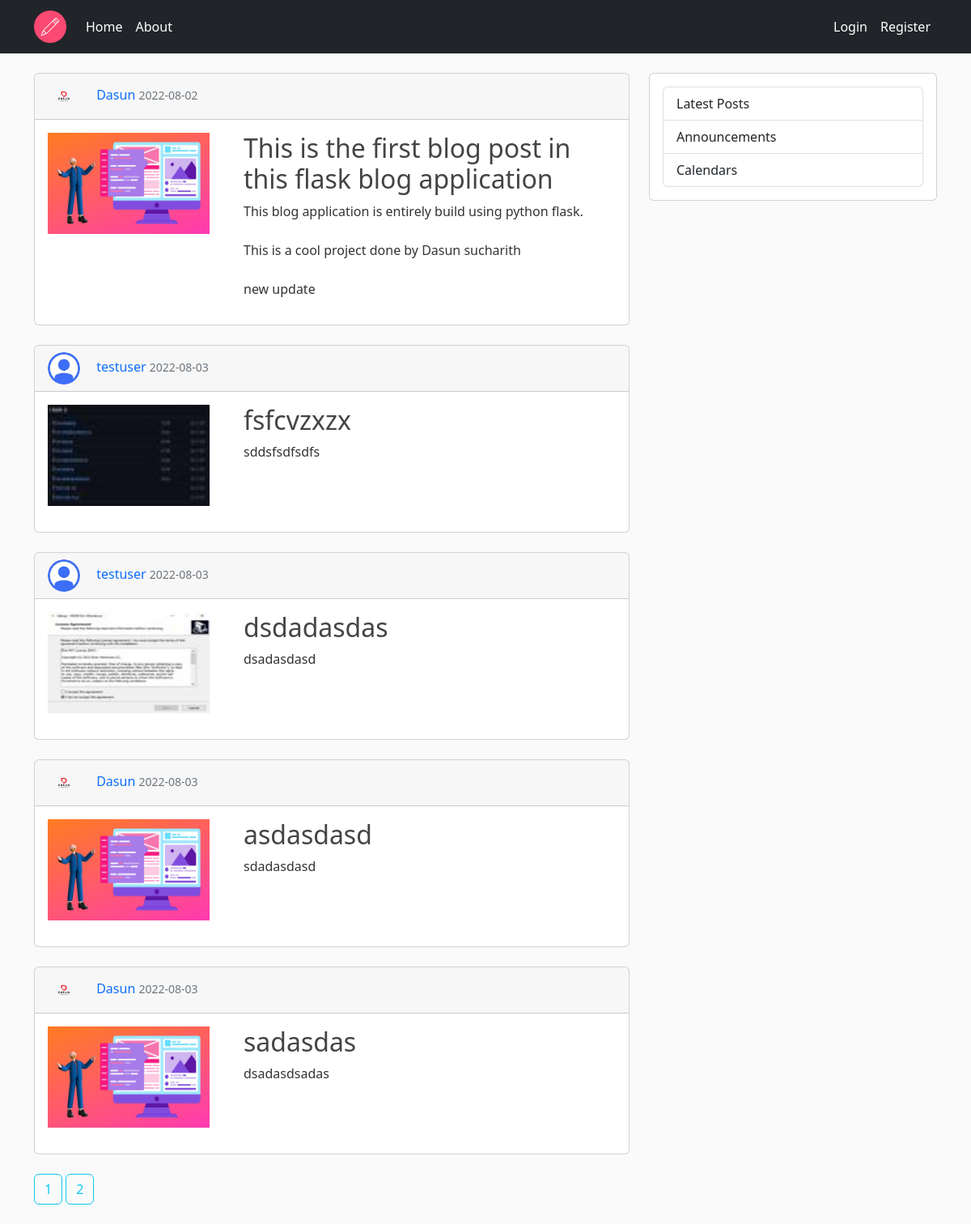
Page /home on the earlier database version.
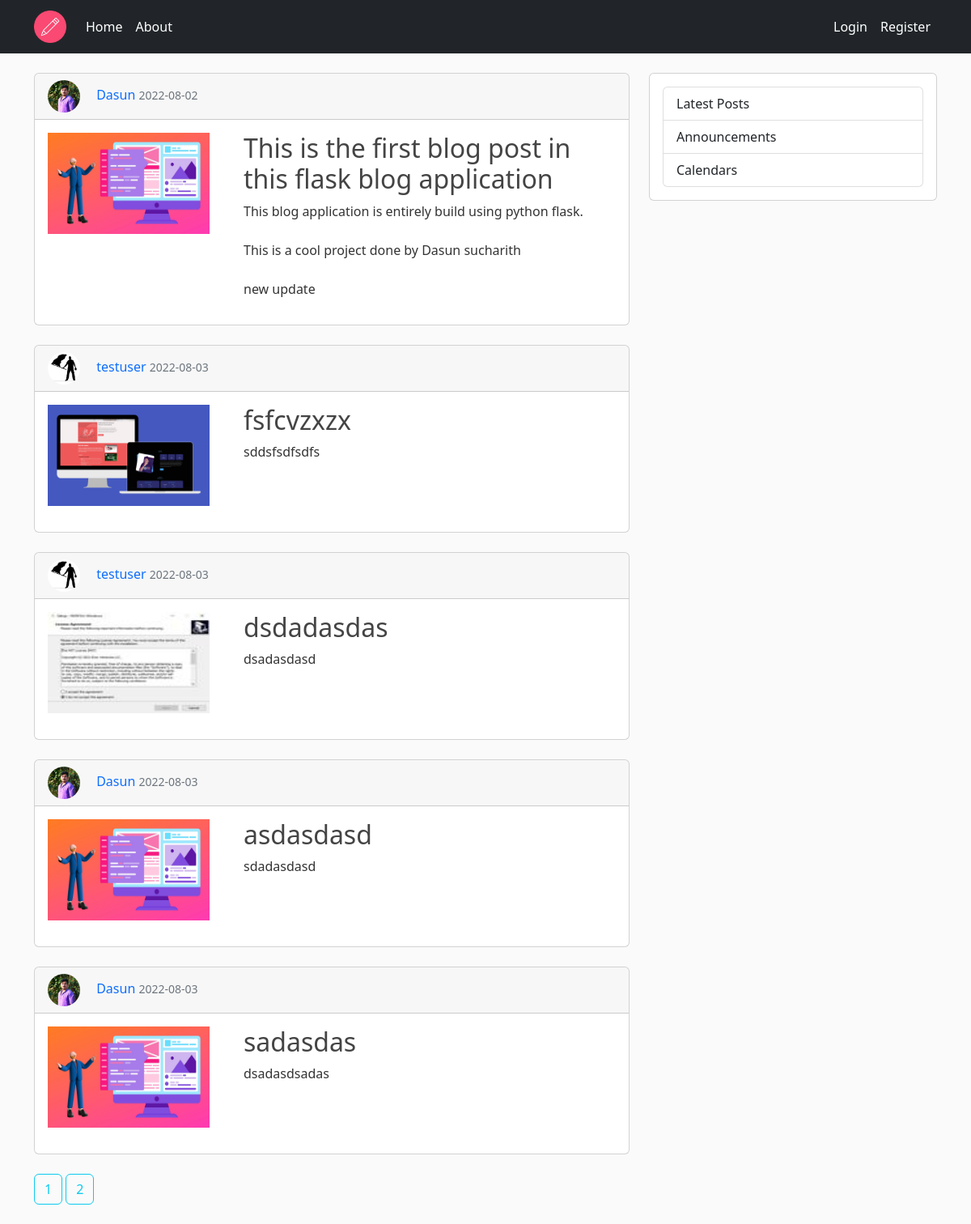
Same page on the later database version.
### flaskblog/models.py (models this page shows, shortened)
class Post(db.Model):
    id = db.Column(db.Integer, primary_key=True)
    title = db.Column(db.String(100), nullable=False)
    date_posted = db.Column(db.DateTime, nullable=False, default=datetime.utcnow)
    content = db.Column(db.Text, nullable=False)
    thumbnail = db.Column(db.String(20), nullable=False, default='default_thumb.jpg')
    user_id = db.Column(db.Integer, db.ForeignKey('user.id'), nullable=False)

class User(db.Model, UserMixin):
    id = db.Column(db.Integer, primary_key=True)
    username = db.Column(db.String(20),unique=True, nullable=False)
    email = db.Column(db.String(120), unique=True, nullable=False)
    image_file = db.Column(db.String(20), nullable=False, default='default.jpg')
    password = db.Column(db.String(60), nullable=False)
    posts = db.relationship('Post', backref='author', lazy=True)

### flaskblog/routes.py (the view)
@app.route("/")
@app.route("/home")
def home():
    page = request.args.get('page', 1, type=int)
    posts = Post.query.paginate(page=page, per_page=5)
    return render_template('home.html', posts=posts)

### flaskblog/templates/home.html
{% extends "layout.html" %}
{% block content %}
    {% for post in posts.items %}
        <div class="card">
            <div class="card-header">
                <img src="{{ url_for('static', filename='images/' + post.author.image_file) }}" alt="" class="rounded-circle article-img-avatar">
                <a class="mr-2" href="#">{{ post.author.username }}</a>
                <small class="text-muted">{{ post.date_posted.strftime("%Y-%m-%d") }}</small>
            </div>
            <div class=" card-body row">
                <div class="col-md-4">
                    <img class="thumb-img" src="{{ url_for('static', filename='thumbs/' + post.thumbnail) }}" alt="thumbnail">
                </div>
                <div class="col-md-8">
                    <h2><a class="article-title" href="{{url_for('post', post_id=post.id)}}">{{ post.title }}</a></h2>
                    <p class="article-content">{{ post.content }}</p>
                </div>
            </div>
        </div>
        <br />
    {% endfor %}
    {% for page_num in posts.iter_pages() %}
        {% if page_num %}
            <a class="btn btn-outline-info mb-4" href="{{ url_for('home', page=page_num) }}">{{ page_num }}</a>
        {% else %}
            ...
        {% endif %}
    {% endfor %}
{% endblock content %}

Differences in the rows shown:
changed through a linked row, Post "This is the first blog post in this flask blog application": image_file: a different picture
changed Post "fsfcvzxzx": image_file: picture added in place of a placeholder; thumbnail: a different picture
changed through a linked row, Post "dsdadasdas": image_file: picture added in place of a placeholder
changed through a linked row, Post "asdasdasd": image_file: a different picture
changed through a linked row, Post "sadasdas": image_file: a different picture
